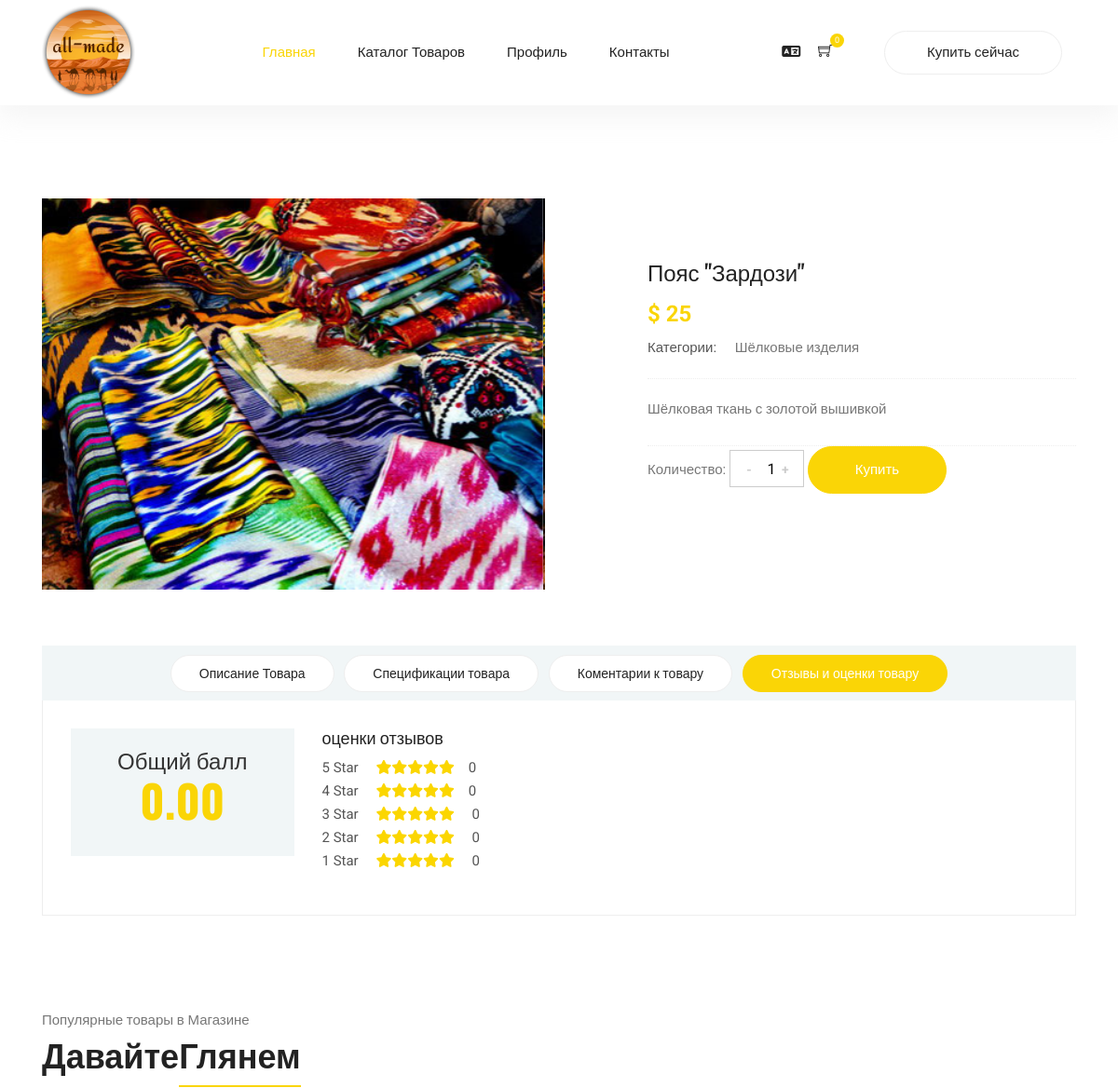
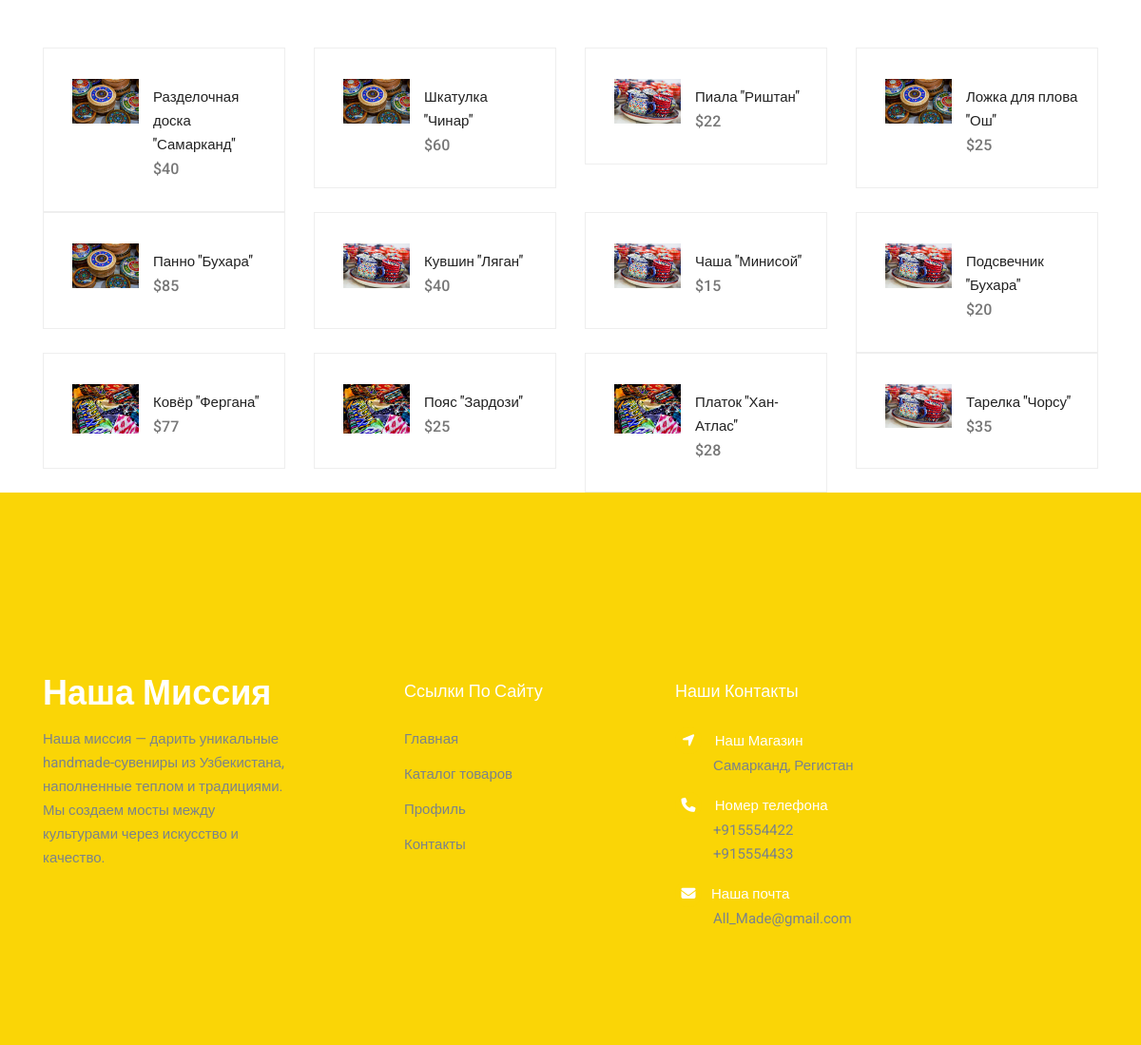
Screenshot of /ru/catalog/silk-masterpieces/17/ with the database file from the repository (2 pictures, top to bottom).
### mainapp/models.py (models this page shows, shortened)
class Product(models.Model):
    name = models.CharField(max_length=200, verbose_name='Название')
    category = models.ForeignKey(Category, on_delete=models.CASCADE, verbose_name='Категория')
    price = models.IntegerField(verbose_name='Цена')
    discount = models.BooleanField(verbose_name='Товар по скидке')
    discount_price = models.IntegerField(verbose_name='Цена по скидке', null=True, blank=True)
    img = models.ImageField(upload_to='product_img/', verbose_name='Фото')
    short_description = models.TextField(verbose_name='Краткое описание', null=True, blank=True)
    full_description = models.TextField(verbose_name='Описание', null=True, blank=True)
    available = models.BooleanField(verbose_name='Наличие')
    width = models.IntegerField(verbose_name='Ширина в см.', null=True, blank=True)
    height = models.IntegerField(verbose_name='Высота в см.', null=True, blank=True)
    quality_checking = models.BooleanField(verbose_name='Проверка качества')
    guarantee = models.CharField(max_length=200, verbose_name='Гарантия', null=True, blank=True)
    views = models.IntegerField(verbose_name='Просмотры',  null=True, blank=True)
    class Meta:
        verbose_name = 'Продукт'
        verbose_name_plural = 'Продукты'

class Category(models.Model):
    name = models.CharField(max_length=200, verbose_name='Название')
    slug = models.SlugField()
    class Meta:
        verbose_name = 'Категория'
        verbose_name_plural = 'Категории'

class Main_info(models.Model):
    Our_mission = models.TextField(verbose_name='Наша миссия')
    address = models.CharField(max_length=200, verbose_name='Адрес')
    number_phone_1 = models.BigIntegerField(verbose_name='Номер телефона 1')
    number_phone_2 = models.BigIntegerField(verbose_name='Номер телефона 2')
    email = models.CharField(max_length=200, verbose_name='Электронная почта')
    id_group = models.BigIntegerField(verbose_name='id Group')
    class Meta:
        verbose_name = 'Основную информацию'
        verbose_name_plural = 'Основная информация'

### mainapp/views.py (the view)
# urls.py: path('catalog/<slug:category_slug>/<int:product_pk>/', views.single_product, name='single_product'),
def single_product(request, category_slug, product_pk):
    template = "mainapp/single_product.html"
    cart = Cart(request)
    product = get_object_or_404(Product, pk=product_pk)
    product_views = Product.objects.all().order_by('-views')[:12]
    stars = list(Review.objects.filter(product__pk=product_pk, is_public=1).values('stars'))
    sum_stars = 0
    static_stars = {5: 0, 4: 0, 3: 0, 2: 0, 1: 0}
    for a in stars:
        key = a['stars']
        static_stars[key] += 1
    for a in stars:
        sum_stars += a['stars']
    try:
        sum_stars = sum_stars / len(stars)
    except ZeroDivisionError :
        sum_stars = sum_stars / 1
    if product.views == None:
        product.views = 1
        product.save()
    else:
        product.views += 1
        product.save()
    context = {
        'static_stars': static_stars,
        'sum_stars': "{:.2f}".format(sum_stars),
        "cart_len": cart.__len__(),
        "main_information": Main_info.objects.all(),
        "product_information": product,
        "product_views": product_views,
        "guest_review_views": Guest_Review.objects.filter(product__pk=product_pk),
        "review_views": Review.objects.filter(product__pk=product_pk),
    }
    return render(request, template, context)

### mainapp/templates/mainapp/single_product.html (shortened to what this page needs)
{% extends 'wrapper.html' %}
{%load static %}
{% load i18n %}
{% block content %}
<body xmlns:cart="http://www.w3.org/1999/xhtml">
{% include 'header.html' %}
<div class="product_image_area">
    <div class="container">
        <div class="row s_product_inner">
            <div class="col-lg-6">
                <div class="owl-carousel owl-theme s_Product_carousel">
                    <div class="single-prd-item">
                        <img class="img-fluid" src="{{product_information.img.url}}" alt="">
                    </div>
                </div>
            </div>
            <div class="col-lg-5 offset-lg-1">
                <div class="s_product_text">
                    <h3>{{product_information.name}}</h3>
                    {% if product_information.discount %}
                    <h2>$ {{product_information.discount_price}}</h2>
                    {% else %}
                    <h2>$ {{product_information.price}}</h2>
                    {%endif%}
                    <ul class="list">
                        <li><a class="active" href="{% url 'mainapp:filter_product' product_information.category.slug %}"><span>{% trans 'Категории' %}:</span> {{product_information.category.name}}</a>
                        </li>
                    </ul>
                    <p>{{product_information.short_description}}</p>
                    <form action="{% url 'cart:cart_add' product_information.id %}" method="post">
                        <label for='qty'>{% trans 'Количество' %}:</label>
                        <div class="product_count">
                            <button class="number-minus" type="button" onclick="this.nextElementSibling.stepDown(); this.nextElementSibling.onchange();"> - </button>
                            <input type="number" name="quantity" min="0" value="1" readonly>
                            <button class="number-plus" type="button" onclick="this.previousElementSibling.stepUp(); this.previousElementSibling.onchange();"> + </button>
                        </div>
                        <button class="button primary-btn" type="submit">{% trans 'Купить' %}</button>
                    </form>
                </div>
            </div>
        </div>
    </div>
</div>
<section class="product_description_area">
    <div class="container">
        <ul class="nav nav-tabs" id="myTab" role="tablist">
            <li class="nav-item">
                <a class="nav-link" id="home-tab" data-toggle="tab" href="#home" role="tab" aria-controls="home"
                   aria-selected="true">{% trans 'Описание Товара' %}</a>
            </li>
            <li class="nav-item">
                <a class="nav-link" id="profile-tab" data-toggle="tab" href="#profile" role="tab"
                   aria-controls="profile" aria-selected="false">{% trans 'Спецификации товара' %}</a>
            </li>
            <li class="nav-item">
                <a class="nav-link" id="contact-tab" data-toggle="tab" href="#contact" role="tab"
                   aria-controls="contact" aria-selected="false">{% trans 'Коментарии к товару' %}</a>
            </li>
            <li class="nav-item">
                <a class="nav-link active" id="review-tab" data-toggle="tab" href="#review" role="tab"
                   aria-controls="review" aria-selected="false">{% trans 'Отзывы и оценки товару' %}</a>
            </li>
        </ul>
        <div class="tab-content" id="myTabContent">
            <div class="tab-pane fade show active" id="review" role="tabpanel" aria-labelledby="review-tab">
                <div class="row">
                    <div class="col-lg-6">
                        <div class="row total_rate">
                            <div class="col-6">
                                <div class="box_total">
                                    <h5>{% trans 'Общий балл' %}</h5>
                                    <h4>{{ sum_stars }}</h4>
                                </div>
                            </div>
                            <div class="col-6">
                                <div class="rating_list">
                                    <h3>{% trans 'оценки отзывов' %}</h3>
                                    <ul class="list">
                                        <li><a href="#">5 Star <i class="fa fa-star"></i><i class="fa fa-star"></i><i
                                                class="fa fa-star"></i><i
                                                class="fa fa-star"></i><i class="fa fa-star"></i>{{static_stars.5}}</a></li>
                                        <li><a href="#">4 Star <i class="fa fa-star"></i><i class="fa fa-star"></i><i
                                                class="fa fa-star"></i><i
                                                class="fa fa-star"></i><i class="fa fa-star"></i>{{static_stars.4}}</a></li>
                                        <li><a href="#">3 Star <i class="fa fa-star"></i><i class="fa fa-star"></i><i
                                                class="fa fa-star"></i><i
                                                class="fa fa-star"></i><i class="fa fa-star"></i> {{static_stars.3}}</a></li>
                                        <li><a href="#">2 Star <i class="fa fa-star"></i><i class="fa fa-star"></i><i
                                                class="fa fa-star"></i><i
                                                class="fa fa-star"></i><i class="fa fa-star"></i> {{static_stars.2}}</a></li>
                                        <li><a href="#">1 Star <i class="fa fa-star"></i><i class="fa fa-star"></i><i
                                                class="fa fa-star"></i><i
                                                class="fa fa-star"></i><i class="fa fa-star"></i> {{static_stars.1}}</a></li>
                                    </ul>
                                </div>
                            </div>
                        </div>
                    </div>
                    <div class="col-lg-6">
                    </div>
                </div>
            </div>
        </div>
    </div>
</section>
<section class="related-product-area">
    <div class="container">
        <div class="section-intro pb-60px">
            <p>{% trans 'Популярные товары в Магазине' %}</p>
            <h2>{% trans 'Давайте' %}<span class="section-intro__style">{% trans 'Глянем' %}</span></h2>
        </div>
        <div class="row mt-30">
            {%for product in product_views %}
            <div class="col-sm-6 col-xl-3 mb-4 mb-xl-0">
                <div class="single-search-product-wrapper">
                    <div class="single-search-product d-flex">
                        <a href="{% url 'mainapp:single_product' product.category.slug product.pk %}"><img
                                src="{{product.img.url}}" alt=""></a>
                        <div class="desc">
                            <a href="{% url 'mainapp:single_product' product.category.slug product.pk %}" class="title">{{product.name}}</a>
                            {% if product.discount %}
                            <div class="price">${{product.discount_price}}</div>
                            {% else %}
                            <div class="price">${{product.price}}</div>
                            {% endif %}
                        </div>
                    </div>
                </div>
            </div>
            {% endfor %}
        </div>
    </div>
</section>
{% include 'footer.html' %}
</body>
{%endblock%}

### cart/templates/wrapper.html (shortened to what this page needs)
<!DOCTYPE html>
<html lang="en">
{% load static %}
<head>
    <link rel="stylesheet" href="{% static 'vendors/bootstrap/bootstrap.min.css'%}">
    <link rel="stylesheet" href="{% static 'vendors/fontawesome/css/all.min.css'%}">
    <link rel="stylesheet" href="{% static 'vendors/themify-icons/themify-icons.css'%}">
    <link rel="stylesheet" href="{% static 'vendors/nice-select/nice-select.css'%}">
    <link rel="stylesheet" href="{% static 'vendors/linericon/style.css'%}">
    <link rel="stylesheet" href="{% static 'vendors/owl-carousel/owl.theme.default.min.css'%}">
    <link rel="stylesheet" href="{% static 'vendors/owl-carousel/owl.carousel.min.css'%}">
    <link rel="stylesheet" href="{% static 'css/style.css'%}">
</head>
{% block content %}
{% endblock %}

### cart/templates/header.html (shortened to what this page needs)
{% load static %}
{% load i18n %}
<header class="header_area">
        <div class="main_menu">
            <nav class="navbar navbar-expand-lg navbar-light">
                <div class="container">
                    <a class="navbar-brand logo_h" href="{% url 'mainapp:index' %}"><img src="{% static 'img/Group 37 3.png'%}" alt=""></a>
                    <div class="collapse navbar-collapse offset" id="navbarSupportedContent">
                        <ul class="nav navbar-nav menu_nav ml-auto mr-auto">
                            <li class="nav-item active"><a class="nav-link" href="{% url 'mainapp:index' %}">{% trans 'Главная' %}</a></li>
                            <li class="nav-item"><a class="nav-link" href="{% url 'mainapp:catalog' %}">{% trans 'Каталог товаров' %}</a></li>
                            <li class="nav-item submenu dropdown">
                                <a href="#" class="nav-link dropdown-toggle" data-toggle="dropdown" role="button" aria-haspopup="true" aria-expanded="false">{% trans 'Профиль' %}</a>
                            </li>
                            <li class="nav-item"><a class="nav-link" href="{% url 'mainapp:contacts' %}">{% trans 'Контакты' %}</a></li>
                        </ul>
                        <ul class="nav-shop">
                            <li class="nav-item"><button><i class="fa-solid fa-language"></i></button></li>
                            <li class="nav-item" ><button><a href="{% url 'mainapp:favorites' %}"><i class="ti-shopping-cart"></i><span class="nav-shop__circle" >
                               {{cart_len}}
                            </span></button> </li>
                            <li class="nav-item"><a class="button button-header" href="{% url 'mainapp:buy' %}">{% trans 'Купить сейчас' %}</a></li>
                        </ul>
                    </div>
                </div>
            </nav>
        </div>
</header>

### cart/templates/footer.html (shortened to what this page needs)
{% load static %}
{% load i18n %}
<footer class="footer">
        <div class="footer-area">
            <div class="container">
                <div class="row section_gap">
                    <div class="col-lg-3 col-md-6 col-sm-6">
                        <div class="single-footer-widget tp_widgets">
                            <h4 class="footer_title large_title">{% trans 'Наша миссия' %}</h4>
                            {% for main_info in main_information%}
                            <p>{{main_info.Our_mission}}</p>
                            {% endfor%}
                        </div>
                    </div>
                    <div class="offset-lg-1 col-lg-2 col-md-6 col-sm-6">
                        <div class="single-footer-widget tp_widgets">
                            <h4 class="footer_title">{% trans 'Ссылки по сайту' %}</h4>
                            <ul class="list">
                                <li><a href="{% url 'mainapp:index' %}">{% trans 'Главная' %}</a></li>
                                <li><a href="{% url 'mainapp:catalog' %}">{% trans 'Каталог товаров' %}</a></li>
                                <li><a href="{% url 'mainapp:login_in' %}">{% trans 'Профиль' %}</a></li>
                                <li><a href="{% url 'mainapp:contacts' %}">{% trans 'Контакты' %}</a></li>
                            </ul>
                        </div>
                    </div>
                    <div class="offset-lg-1 col-lg-3 col-md-6 col-sm-6">
                        <div class="single-footer-widget tp_widgets">
                            <h4 class="footer_title">{% trans 'Наши контакты' %}</h4>
                            <div class="ml-40">
                                {% for main_info in main_information%}
                                <p class="sm-head">
                                    <span class="fa fa-location-arrow"></span> {% trans 'Наш Магазин' %}
                                </p>
                                <p>{{main_info.address}}</p>
                                <p class="sm-head">
                                    <span class="fa fa-phone"></span>{% trans ' Номер телефона' %}
                                </p>
                                <p>
                                    +{{main_info.number_phone_1}} <br> +{{main_info.number_phone_2}}
                                </p>
                                <p class="sm-head">
                                    <span class="fa fa-envelope"></span>{% trans 'Наша почта' %}
                                </p>
                                <p>
                                    {{main_info.email}}
                                </p>
                                 {% endfor%}
                            </div>
                        </div>
                    </div>
                </div>
            </div>
        </div>
</footer>

### rows the page displays
Product: img (picture), name "Пояс \"Зардози\"", discount_price "25", category.name "Шёлковые изделия", short_description "Шёлковая ткань с золотой вышивкой"
Product: img (picture), name "Разделочная доска \"Самарканд\"", price "40"
Product: img (picture), name "Шкатулка \"Чинар\"", price "60"
Product: img (picture), name "Пиала \"Риштан\"", discount_price "22"
Product: img (picture), name "Ложка для плова \"Ош\"", price "25"
Product: img (picture), name "Панно \"Бухара\"", price "85"
Product: img (picture), name "Кувшин \"Ляган\"", discount_price "40"
Product: img (picture), name "Чаша \"Минисой\"", price "15"
Product: img (picture), name "Подсвечник \"Бухара\"", price "20"
Product: img (picture), name "Ковёр \"Фергана\"", discount_price "77"
Product: img (picture), name "Платок \"Хан-Атлас\"", discount_price "28"
Product: img (picture), name "Тарелка \"Чорсу\"", price "35"
Main_info: Our_mission "Наша миссия — дарить уникальные handmade-сувениры из Узбекистана, наполненные теплом и традициями. Мы создаем мосты между культурами через искусство и качество.", address "Самарканд, Регистан", number_phone_1 "915554422", number_phone_2 "915554433", email "All_Made@gmail.com"

### other values shown
{{ cart_len }} "0"
{{ sum_stars }} "0.00"
{{ static_stars.5 }} "0"
{{ static_stars.4 }} "0"
{{ static_stars.3 }} "0"
{{ static_stars.2 }} "0"
{{ static_stars.1 }} "0"
